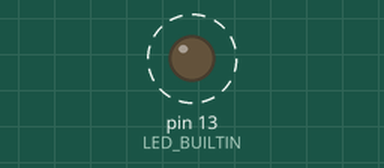
This sketch was run on a simulated Arduino Uno, built with avr-gcc and run on an emulated ATmega328P. Shown: output pins drawn as LEDs (lit = HIGH). Dashed ring = blinking. What the sketch prints to the serial monitor is not drawn.

Above: at 0.7 s.
Timing chart, 0 to 3.5 s (numbered marks = the images above):
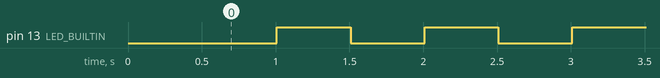

Measured:
- by itself, pin 13 (LED_BUILTIN): alternates HIGH for 0.50 s and LOW for 0.50 s

The sketch:

Workshop_0_Test.ino
```cpp
/* ---------------------------------------------------------------
 *  ใบงานที่ 0 : โปรแกรมทดสอบบอร์ด NodeMCU
 *  ตรวจสอบว่าอัปโหลดโปรแกรมได้ และ Serial Monitor ทำงานถูกต้อง
 *  คณะเทคโนโลยีสารสนเทศ มหาวิทยาลัยราชภัฏร้อยเอ็ด
 * --------------------------------------------------------------- */
int count = 0;

void setup() {
  pinMode(LED_BUILTIN, OUTPUT);      // ไฟ LED บนบอร์ด อยู่ที่ขา D4 (GPIO2)
  Serial.begin(115200);
  delay(500);
  Serial.println();
  Serial.println("=================================");
  Serial.println(" NodeMCU พร้อมใช้งาน");
  Serial.print(" ความเร็ว Serial : ");
  Serial.println(115200);
  Serial.println("=================================");
}

void loop() {
  digitalWrite(LED_BUILTIN, LOW);    // ไฟบนบอร์ดเป็นแบบ active-LOW จึงติดเมื่อสั่ง LOW
  delay(500);
  digitalWrite(LED_BUILTIN, HIGH);   // ดับ
  delay(500);

  count++;
  Serial.print("ทดสอบครั้งที่ ");
  Serial.println(count);
}
```
